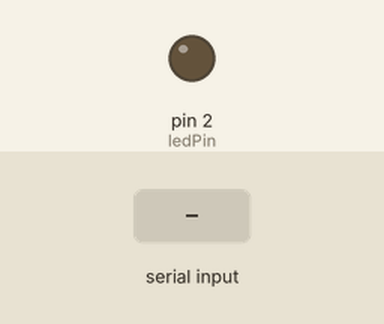
Simulated run of this sketch. Board: Arduino Uno, built with avr-gcc and run on an emulated ATmega328P. Parts: output pins drawn as LEDs (lit = HIGH). The test bench sets the inputs (shaded band).

Above: at 1.2 s.
1.3 s: "30,150\n" received over Serial
At 2.0 s:
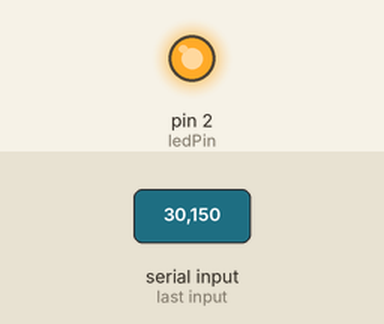
Timing chart, 0 to 4.3 s (numbered marks = the images above; inputs shaded):
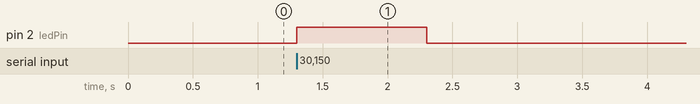

The sketch:

sketch_apr29a.ino
```cpp
const int ledPin = 2;

void setup() {
  pinMode(ledPin, OUTPUT);
  Serial.begin(115200);
}

void loop() {
  if (Serial.available() > 0) {
    int brightness = Serial.parseInt();
    brightness = constrain(brightness, 0, 255);
    analogWrite(ledPin, brightness);
  }
}
```

Measured:
- after the input at 1.3 s, pin 2 (ledPin): LOW → HIGH at once, → LOW 1.0 s later
